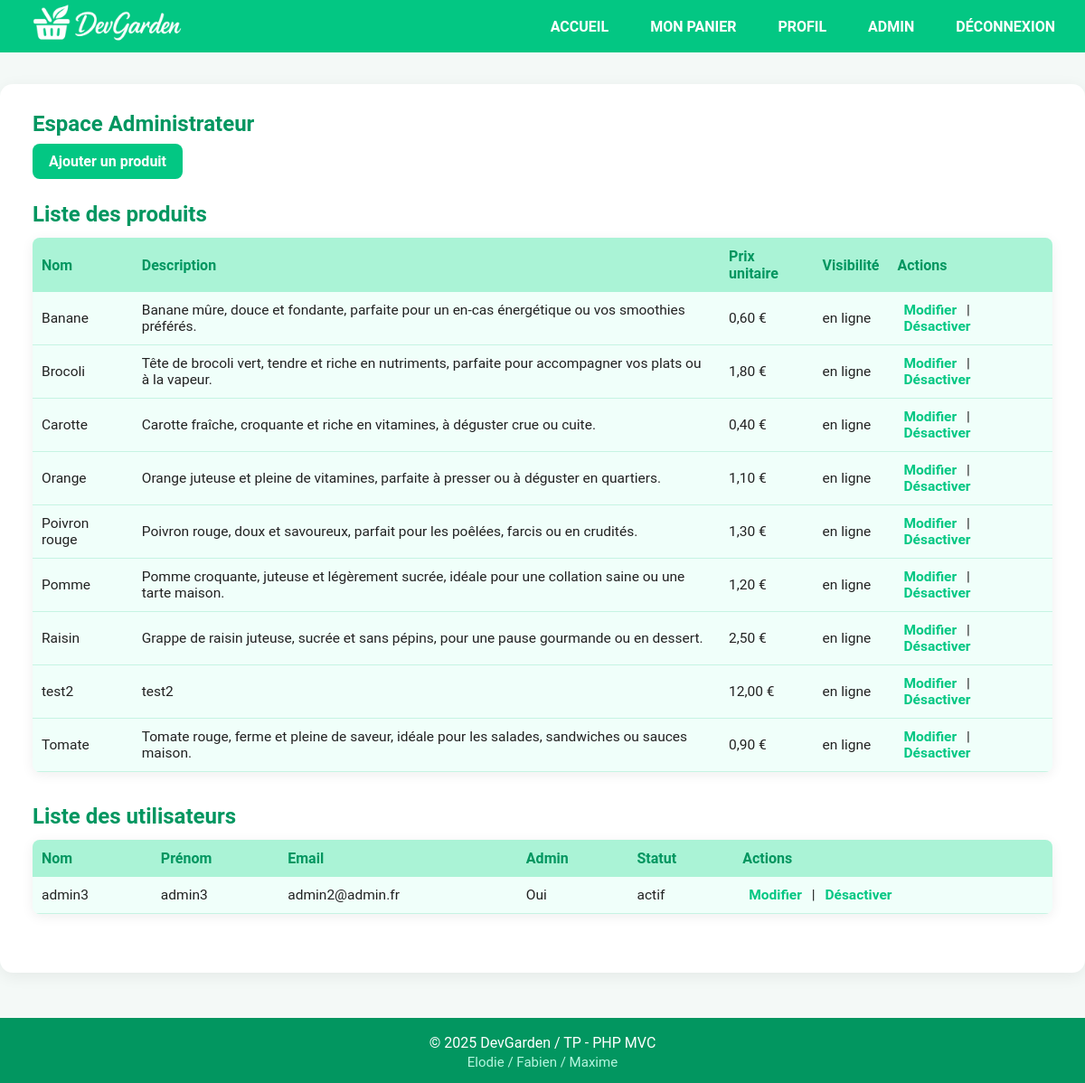
Page /index.php?page=adminDashboard (signed in) on the committed database.
### tables this page shows
CREATE TABLE `produits` (
  `id` int(11) NOT NULL,
  `nom` varchar(100) NOT NULL,
  `prix_unitaire` float(10,2) NOT NULL,
  `description` text NOT NULL,
  `type` varchar(100) NOT NULL,
  `url_img` varchar(255) DEFAULT NULL,
  `statut` varchar(100) NOT NULL
);

CREATE TABLE `utilisateurs` (
  `id` int(11) NOT NULL,
  `nom` varchar(100) NOT NULL,
  `prenom` varchar(100) NOT NULL,
  `email` varchar(150) NOT NULL,
  `password` varchar(100) NOT NULL,
  `admin` tinyint(1) DEFAULT NULL,
  `statut` varchar(100) NOT NULL
);

### controller/AdminController.php (called while the page is built, shortened)
<?php
class AdminController
{
    public function showDashboard()
    {
        $utilisateurs = UtilisateursRepository::findAllUsers();
        $produits = ProduitsRepository::findAll();
        require './view/admin/adminDashboard.php';
    }
}

### repository/ProduitsRepository.php (called while the page is built, shortened)
<?php
class ProduitsRepository
{
    public static function findAll()
    {
        $pdo = Database::connect();
        $sql = "SELECT * FROM produits ORDER BY nom ASC";
        $stmt = $pdo->query($sql);
        $rows = $stmt->fetchAll(PDO::FETCH_ASSOC);
        $products = [];
        foreach ($rows as $row) {
            $product = new Produit;
            $product->setId($row['id']);
            $product->setNom($row['nom']);
            $product->setPrix($row['prix_unitaire']);
            $product->setDescription($row['description']);
            $product->setType($row['type']);
            $product->setUrl_img($row['url_img']);
            $product->setStatut($row['statut']);
            $products[] = $product;
        }
        return $products;
    }
}

### model/Produits.php (called while the page is built, shortened)
<?php
class Produit
{
    private int $id;
    private string $nom;
    private float $prix;
    private string $description;
    private string $statut;
    public function getId(): int
    {
        return $this->id;
    }
    public function setId(int $id): self
    {
        $this->id = $id;
        return $this;
    }
    public function getNom(): string
    {
        return $this->nom;
    }
    public function setNom(string $nom): self
    {
        $this->nom = $nom;
        return $this;
    }
    public function getPrix(): float
    {
        return $this->prix;
    }
    public function setPrix(float $prix): self
    {
        $this->prix = $prix;
        return $this;
    }
    public function getDescription(): string
    {
        return $this->description;
    }
    public function setDescription(string $description): self
    {
        $this->description = $description;
        return $this;
    }
    public function setType(string $type): self
    {
        return $this;
    }
    public function setUrl_img($url_img)
    {
        return $this;
    }
    public function getStatut()
    {
        return $this->statut;
    }
    public function setStatut($statut)
    {
        $this->statut = $statut;
        return $this;
    }
}

### utils/utils.php (called while the page is built, shortened)
<?php
function e($string)
{
    return htmlspecialchars($string ?? '', ENT_QUOTES, 'UTF-8');
}

### repository/UtilisateursRepository.php (called while the page is built, shortened)
<?php
class UtilisateursRepository
{
    public static function findAllUsers()
    {
        $pdo = Database::connect();
        $sql = "SELECT id, nom, prenom, email, statut, admin FROM utilisateurs";
        $stmt = $pdo->query($sql);
        $result = $stmt->fetchAll(PDO::FETCH_ASSOC);
        return $result;
    }
}

### view/admin/adminDashboard.php (the view)
<section class="admin-dashboard">
    <h2 class="admin-dashboard__title">Espace Administrateur</h2>
    <ul class="admin-dashboard__menu">
        <li class="admin-dashboard__menu-item">
            <a class="admin-dashboard__link" href="index.php?page=addproduct">Ajouter un produit</a>
        </li>
    </ul>
    <h2 class="admin-dashboard__subtitle">Liste des produits</h2>
    <table class="admin-dashboard__table">
        <thead>
            <tr>
                <th class="admin-dashboard__th">Nom</th>
                <th class="admin-dashboard__th">Description</th>
                <th class="admin-dashboard__th">Prix unitaire</th>
                <th class="admin-dashboard__th">Visibilité</th>
                <th class="admin-dashboard__th">Actions</th>
            </tr>
        </thead>
        <tbody>
            <?php foreach ($produits as $produit): ?>
                <tr>
                    <td class="admin-dashboard__td"><?= e($produit->getNom()) ?></td>
                    <td class="admin-dashboard__td"><?= e($produit->getDescription()) ?></td>
                    <td class="admin-dashboard__td"><?= e(number_format($produit->getPrix(), 2, ',', ' ')) ?> €</td>
                    <td class="admin-dashboard__td"><?= e($produit->getStatut()) ?></td>
                    <td class="admin-dashboard__td">
                        <a class="admin-dashboard__action" href="index.php?page=modifierProduit&id=<?= e($produit->getId()) ?>">Modifier</a> |
                        <a class="admin-dashboard__action" href="index.php?page=supprimerProduit&id=<?= e($produit->getId()) ?>" onclick="return confirm('Modifier la visibilité de ce produit ?')">
                            <?php if ($produit->getStatut() === "en ligne") {
                                echo 'Désactiver';
                            } else if ($produit->getStatut() === "hors ligne") {
                                echo 'Activer';
                            } ?> </a>
                    </td>
                </tr>
            <?php endforeach; ?>
        </tbody>
    </table>
    <h2 class="admin-dashboard__subtitle">Liste des utilisateurs</h2>
    <table class="admin-dashboard__table">
        <thead>
            <tr>
                <th class="admin-dashboard__th">Nom</th>
                <th class="admin-dashboard__th">Prénom</th>
                <th class="admin-dashboard__th">Email</th>
                <th class="admin-dashboard__th">Admin</th>
                <th class="admin-dashboard__th">Statut</th>
                <th class="admin-dashboard__th">Actions</th>
            </tr>
        </thead>
        <tbody>
            <?php foreach ($utilisateurs as $user): ?>
                <tr>
                    <td class="admin-dashboard__td"><?= e($user['nom']) ?></td>
                    <td class="admin-dashboard__td"><?= e($user['prenom']) ?></td>
                    <td class="admin-dashboard__td"><?= e($user['email']) ?></td>
                    <td class="admin-dashboard__td"><?= $user['admin'] ? 'Oui' : 'Non' ?></td>
                    <td class="admin-dashboard__td"><?= e($user['statut'])  ?></td>
                    <td class="admin-dashboard__td">
                        <a class="admin-dashboard__action" href="index.php?page=modifierUtilisateur&id=<?= e($user['id']) ?>">Modifier</a> |
                        <a class="admin-dashboard__action" href="index.php?page=supprimerUtilisateur&id=<?= e($user['id']) ?>" onclick="return confirm('Modifier le statut de cet utilisateur ?')">
                            <?php if ($user['statut'] === "actif") {
                                echo 'Désactiver';
                            } else if ($user['statut'] === "inactif") {
                                echo 'Activer';
                            } ?> </a>
                    </td>
                </tr>
            <?php endforeach; ?>
        </tbody>
    </table>
</section>

### index.php (shortened to what this page needs)
<?php
require_once('./controller/ProduitsController.php');
require_once('./controller/UtilisateursController.php');
require_once('./model/Produits.php');
require_once('./repository/ProduitsRepository.php');
require_once('./repository/UtilisateursRepository.php');
require_once('./config/Router.php');
require_once('./utils/utils.php');
require_once('./controller/AdminController.php');
require_once('./utils/utils.php');
?>
<!DOCTYPE html>
<html lang="fr">
<?php require_once './view/layout/head.php' ?>
<body>
    <?php require_once './view/layout/header.php' ?>
    <main class="main-center">
        <?php Router::redirect(); ?>
    </main>
    <?php require_once './view/layout/footer.php' ?>
</body>
</html>

### view/layout/head.php (shortened to what this page needs)
<head>
    <link rel="stylesheet" href="public/css/style.css">
</head>

### view/layout/header.php
<header class="main-header">
    <nav class="main-header__nav">
        <a href="index.php?page=accueil" class="main-header__logo"><img src="public/images/logo.png" alt="logo site"></a>
        <ul class="main-header__menu">
            <?php if (isset($_SESSION['email'])): ?>
                <li><a class="main-header__link" href="index.php?page=accueil">Accueil</a></li>
                <li><a class="main-header__link" href="index.php?page=panier">Mon Panier</a></li>
                <li><a class="main-header__link" href="index.php?page=profil">Profil</a></li>
                <?php if (isset($_SESSION['admin']) && $_SESSION['admin']): ?>
                    <li><a class="main-header__link" href="index.php?page=adminDashboard">Admin</a></li>
                <?php endif; ?>
                <li><a class="main-header__link" href="index.php?page=logout">Déconnexion</a></li>
            <?php else: ?>
                <li><a class="main-header__link" href="index.php?page=connexion">Connexion</a></li>
                <li><a class="main-header__link" href="index.php?page=register">Inscription</a></li>
            <?php endif; ?>
        </ul>
    </nav>
</header>

### config/Router.php (shortened to what this page needs)
<?php
class Router
{
    public static function redirect()
    {
        if (isset($_GET['page'])) {
            switch ($_GET['page']) {
                case 'adminDashboard':
                    $controller = new AdminController();
                    $controller->showDashboard();
                    break;
            }
        } else {
            header('Location: index.php?page=accueil');
            exit;
        }
    }
}

### view/layout/footer.php
<footer class="main-footer">
    <div class="main-footer__content">
        <p>&copy; <?= date('Y') ?> DevGarden / TP - PHP MVC</p>
        <span class="main-footer__by">Elodie / Fabien / Maxime</span>
    </div>
</footer>

### public/css/style.css (style rules this page uses)
* { margin: 0; padding: 0; box-sizing: border-box; }
body { background: #f4f9f7; color: #222; font-family: 'Roboto', Arial, sans-serif; }
h1, h2, h3 { font-weight: 700; color: #029660; }
a { color: #03c783; text-decoration: none; }
.main-header { width: 100%; background: #03c783; }
.main-header__nav { display: flex; justify-content: space-between; align-items: center; max-width: 1200px; margin: auto; padding: 0 18px; height: 58px; }
.main-header__logo img { max-height: 200px; width: auto; display: block; }
.main-header__menu { display: flex; gap: 16px; list-style: none; margin: 0; padding: 0; }
.main-header__link { color: #fff; padding: 8px 15px; border-radius: 7px; font-weight: 600; text-transform: uppercase; }
.main-footer { width: 100%; background: #029660; padding: 18px 0 14px 0; text-align: center; color: #fff; font-size: 1em; margin-top: 50px; }
.main-footer__content { max-width: 1200px; margin: 0 auto; }
.main-footer__by { display: block; color: #b7f6e0; font-size: 0.94em; margin-top: 3px; }
.admin-dashboard { max-width: 1200px; margin: 35px auto 20px auto; background: #fff; border-radius: 14px; padding: 30px 36px 40px 36px; box-shadow: 0 4px 18px #0001; }
.admin-dashboard__title { margin-bottom: 18px; color: #029660; }
.admin-dashboard__menu { list-style: none; padding: 0; margin-bottom: 32px; }
.admin-dashboard__link { background: #03c783; color: #fff; border: none; border-radius: 8px; padding: 10px 18px; font-weight: 600; cursor: pointer; margin-top: 8px; }
.admin-dashboard__subtitle { margin-top: 35px; margin-bottom: 12px; color: #029660; }
.admin-dashboard__action { color: #03c783; font-weight: bold; margin: 0 7px; transition: color 0.17s; background: none; border: none; padding: 0; cursor: pointer; text-decoration: none; }
.admin-dashboard__table, .profil-dashboard__table, .historique-commande__table, .commande-detail__table { width: 100%; border-collapse: collapse; margin-top: 6px; margin-bottom: 25px; background: #f0fffa; border-radius: 8px; overflow: hidden; box-shadow: 0 3px 14px #0001; }
.admin-dashboard__th, .profil-dashboard__th, .historique-commande__th, .commande-detail__th { background: #aaf3d6; color: #029660; font-size: 1em; padding: 11px 10px; text-align: left; }
.admin-dashboard__td, .profil-dashboard__td, .historique-commande__td, .commande-detail__td { border-bottom: 1px solid #c6f4e3; font-size: 0.97em; padding: 11px 10px; text-align: left; }

### rows in the picture
produits: nom "Banane", description "Banane mûre, douce et fondante, parfaite pour un en-cas énergétique ou vos smoothies préférés.", prix_unitaire "0,60", statut "en ligne", shows "Désactiver"
produits: nom "Brocoli", description "Tête de brocoli vert, tendre et riche en nutriments, parfaite pour accompagner vos plats ou à la vapeur.", prix_unitaire "1,80", statut "en ligne", shows "Désactiver"
produits: nom "Carotte", description "Carotte fraîche, croquante et riche en vitamines, à déguster crue ou cuite.", prix_unitaire "0,40", statut "en ligne", shows "Désactiver"
produits: nom "Orange", description "Orange juteuse et pleine de vitamines, parfaite à presser ou à déguster en quartiers.", prix_unitaire "1,10", statut "en ligne", shows "Désactiver"
produits: nom "Poivron rouge", description "Poivron rouge, doux et savoureux, parfait pour les poêlées, farcis ou en crudités.", prix_unitaire "1,30", statut "en ligne", shows "Désactiver"
produits: nom "Pomme", description "Pomme croquante, juteuse et légèrement sucrée, idéale pour une collation saine ou une tarte maison.", prix_unitaire "1,20", statut "en ligne", shows "Désactiver"
produits: nom "Raisin", description "Grappe de raisin juteuse, sucrée et sans pépins, pour une pause gourmande ou en dessert.", prix_unitaire "2,50", statut "en ligne", shows "Désactiver"
produits: nom "test2", description "test2", prix_unitaire "12,00", statut "en ligne", shows "Désactiver"
produits: nom "Tomate", description "Tomate rouge, ferme et pleine de saveur, idéale pour les salades, sandwiches ou sauces maison.", prix_unitaire "0,90", statut "en ligne", shows "Désactiver"
utilisateurs: nom "admin3", prenom "admin3", email "admin2@admin.fr", admin "Oui", statut "actif", shows "Désactiver"
